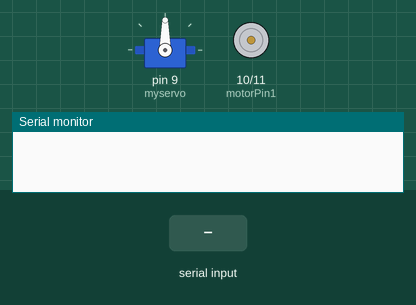
The sketch below on a simulated Arduino Uno, built with avr-gcc and run on an emulated ATmega328P. On the bench: servo, motor-driver pin pairs drawn as motors (green arrow = first pin HIGH = forward, orange = second pin HIGH = backward, longer = more drive), the last lines printed to the serial monitor. The inputs (shaded band) are chosen by the test bench.

Above: at 1.2 s.
1.3 s: "90,45\n" received over the second serial link
2.8 s: "B90\n" received over the second serial link
At 3.7 s:
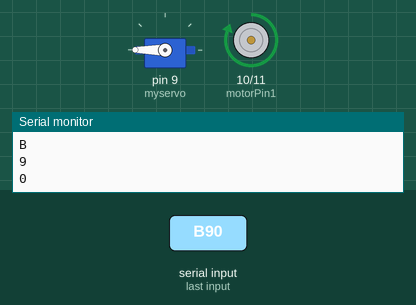
4.3 s: "F90\n" received over the second serial link
At 4.9 s:
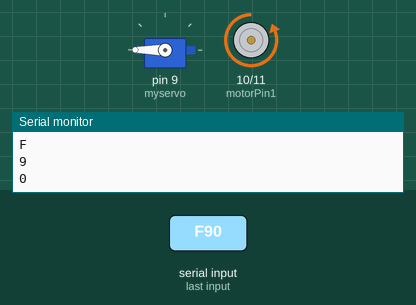
5.8 s: "30,150\n" received over the second serial link
At 7.0 s:
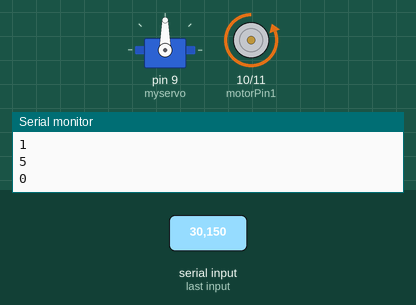
7.3 s: "200\n" received over the second serial link
At 8.3 s:
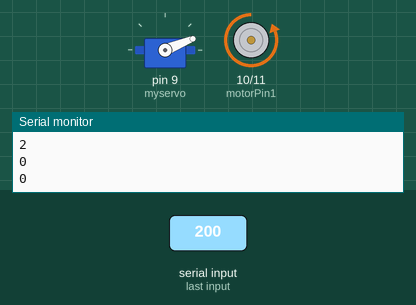
8.8 s: "S90\n" received over the second serial link
At 9.5 s:
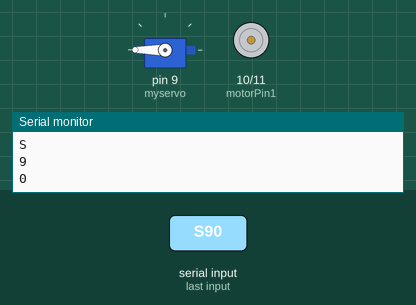
Timing chart, 0 to 11.3 s (numbered marks = the images above; inputs shaded):
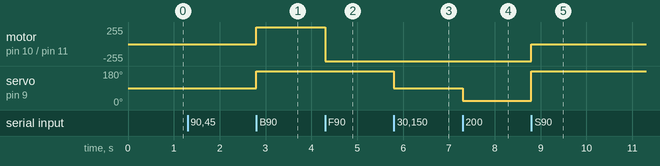

The sketch:

bluetooth_car.ino
```cpp
#include <SoftwareSerial.h>
#include <Servo.h>

Servo myservo;                  // Create a servo object
SoftwareSerial bluetooth(2, 3); // RX, TX pins for HC-05

const int motorPin1 = 10;  // Motor pin 1 connected to L298N OUT1
const int motorPin2 = 11;  // Motor pin 2 connected to L298N OUT2

void setup() {
  pinMode(motorPin1, OUTPUT);  // Set motor pins as outputs
  pinMode(motorPin2, OUTPUT);

  myservo.attach(9);           // Attach the servo to pin 9
  bluetooth.begin(9600);      // Initialize Bluetooth communication
  Serial.begin(9600);         // Initialize serial communication for debugging
}

void loop() {
  if (bluetooth.available()) {
    char command = bluetooth.read();  // Read the command from Bluetooth
    Serial.println(command);          // Print the received command to the serial monitor

    if (command == 'B') {  // Move backward
      digitalWrite(motorPin1, HIGH);
      digitalWrite(motorPin2, LOW);
    } else if (command == 'F') {  // Move forward
      digitalWrite(motorPin1, LOW);
      digitalWrite(motorPin2, HIGH);
    } else if (command == 'S') {  // Stop
      digitalWrite(motorPin1, LOW);
      digitalWrite(motorPin2, LOW);
    } else if (command >= '1' && command <= '9') {
      int scale = command - '0';  // Convert char to integer scale value (1-9)

      // Map the scale value to the corresponding servo angle (0-180)
      int angle = map(scale, 1, 9, 0, 180);

      myservo.write(angle);  // Move the servo to the calculated angle
    }
  }
}
```

Measured:
- after the input at 2.8 s, motor on pin 10 (motorPin1) / pin 11 (motorPin2): stopped → forward 255/255 at once; servo on pin 9 (myservo): 90° → 180° at once
- after the input at 4.3 s, motor on pin 10 (motorPin1) / pin 11 (motorPin2): forward 255/255 → backward 255/255 at once
- after the input at 5.8 s, servo on pin 9 (myservo): 180° → 90° at once
- after the input at 7.3 s, servo on pin 9 (myservo): 90° → 22° at once
- after the input at 8.8 s, motor on pin 10 (motorPin1) / pin 11 (motorPin2): backward 255/255 → stopped at once; servo on pin 9 (myservo): 22° → 180° at once
